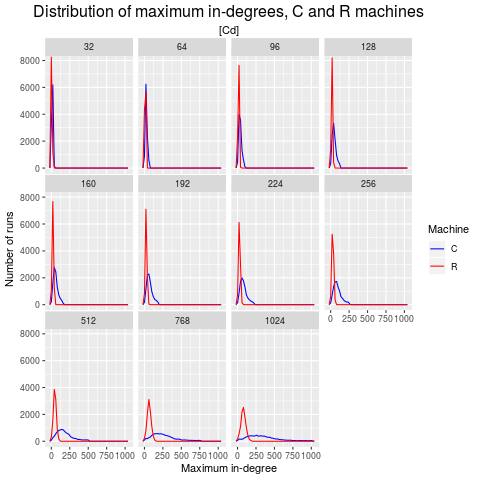

Recreate this plot in R.
# Average maximum in-degree, C vs R machines, all initial graph sizes
# (depends on the 'sdavgs' table [avg-sd.sql])
#
p <- ggplot(data=filter(sd)) +
    geom_freqpoly(
        mapping=aes(x=maxindegree, color=machinetype),
        binwidth=20
    ) +
    facet_wrap(~ factor(initnrnodes)) +
    scale_color_manual(values=c("blue", "red")) +
    theme(
        plot.title = element_text(hjust = 0.5, size=16),
        plot.subtitle = element_text(hjust = 0.5),
        legend.title.align = 0.5
    ) +
    labs(
        title=paste("Distribution of maximum in-degrees, C and R machines"),
        subtitle=paste("[Cd]"),
        x="Maximum in-degree",
        y="Number of runs"
    ) +
    labs(color="Machine")
print(p)
dev.copy(png, filename="figCd.png")
dev.off()
